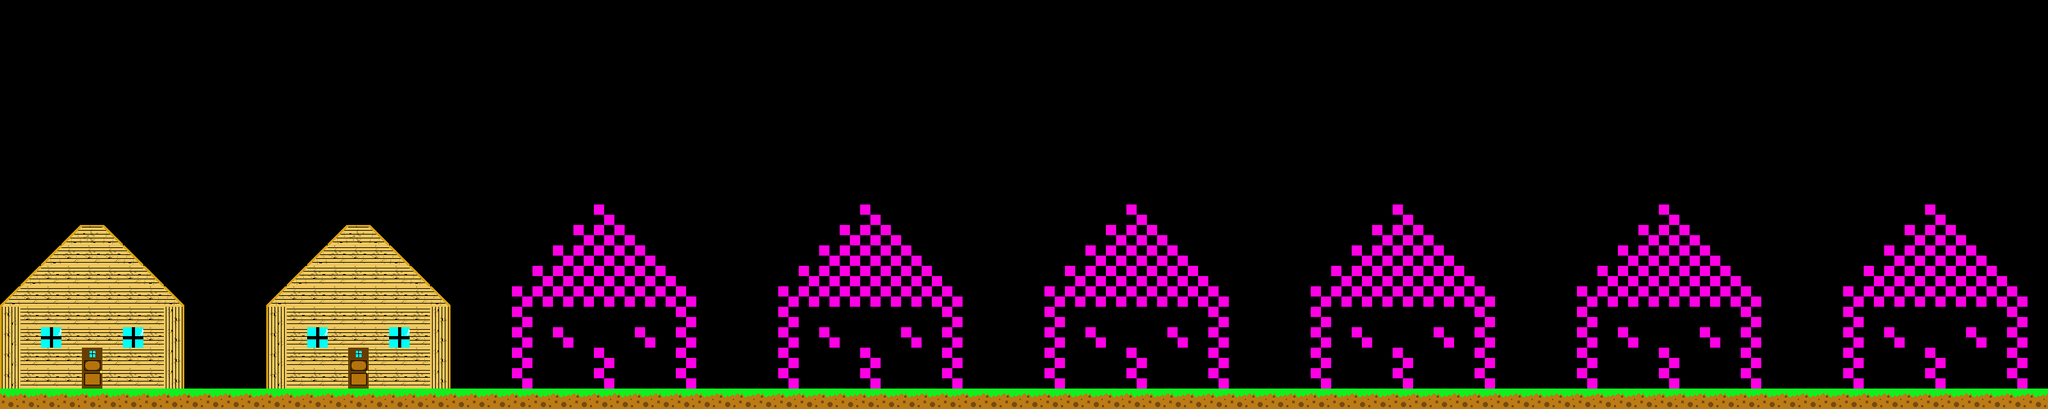

A 2D game scene composited from a Tiled map and its tileset images. What follows is a short description and the map's XML, with each tile layer's data collapsed to a summary:
An orthogonal 100x20 tile map with 32x32 px tiles, 2 tile layers (Ground, Building) and 4 objects (Ground, Entrance 2, Entrance 1).

<map version="2017.05.16" orientation="orthogonal" renderorder="right-up" width="100" height="20" tilewidth="32" tileheight="32" nextobjectid="29">
 <tileset firstgid="1" name="world" tilewidth="32" tileheight="32" tilecount="16" columns="4">
  <image source="world.png" width="128" height="128" />
  <tile id="9">
   <properties>
    <property name="isSlope" type="bool" value="true" />
    <property name="slopeTopLeft" type="int" value="0" />
    <property name="slopeTopRight" type="int" value="32" />
   </properties>
  </tile>
  <tile id="10">
   <properties>
    <property name="isSlope" type="bool" value="true" />
    <property name="slopeTopLeft" type="int" value="32" />
    <property name="slopeTopRight" type="int" value="0" />
   </properties>
  </tile>
 </tileset>
 <objectgroup name="Ground Objects">
  <object id="8" name="Ground" x="0" y="608" width="3200" height="32" />
 </objectgroup>
 <objectgroup name="Collision">
  <object id="24" x="802" y="320" width="277" height="283" />
 </objectgroup>
 <objectgroup name="Entrances">
  <object id="17" name="Entrance 2" x="544" y="544" width="32" height="64" />
  <object id="20" name="Entrance 1" x="128" y="544" width="32" height="64" />
 </objectgroup>
 <layer name="Ground" width="100" height="20">
  <data>[2000 cells, 337 non-empty, 3 distinct tile ids]</data>
 </layer>
 <layer name="Building" width="100" height="20">
  <data>[2000 cells, 120 non-empty, 9 distinct tile ids]</data>
 </layer>
</map>